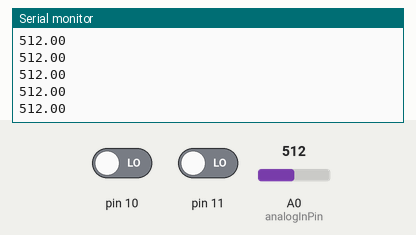
Simulated run of this sketch. Board: Arduino Uno, built with avr-gcc and run on an emulated ATmega328P. On the bench: the last lines printed to the serial monitor. The inputs (shaded band) are chosen by the test bench; at power-on: A0 (analogInPin) = 512, pin 10 LOW, pin 11 LOW.

Above: at 1.2 s.
1.3 s: A0 (analogInPin) set to 716
At 2.4 s:
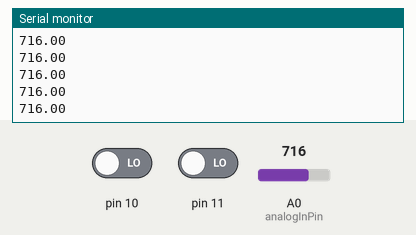
2.8 s: A0 (analogInPin) set to 900
At 3.4 s:
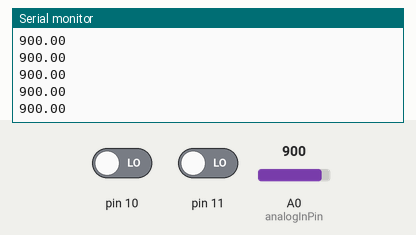
Timing chart, 0 to 5.8 s (numbered marks = the images above; inputs shaded):
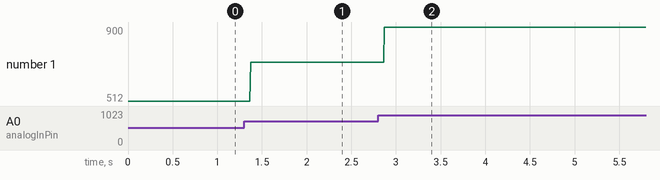

The sketch:

Arduino_code.ino
```cpp
const float analogInPin = A0;

void setup() {
  // put your setup code here, to run once:
pinMode(10,INPUT);
pinMode(11,INPUT);
Serial.begin(9600);
}

void loop() {
  // put your main code here, to run repeatedly:
float voltage;
if(digitalRead(11) == 1 || digitalRead(10) == 1)
{
}
else
{
  voltage = analogRead(analogInPin) ;
  String voltageToSend = String(voltage);
  Serial.println(voltageToSend);
  delay(0.01);
}
}
```

Measured:
- after the input at 1.3 s, the serial monitor: prints a new line after 0.07 s (image 1)
- after the input at 2.8 s, the serial monitor: prints a new line after 0.07 s (image 2)
- plotted number 1: 512 → 716 after the input at 1.3 s, 716 → 900 after the input at 2.8 s
